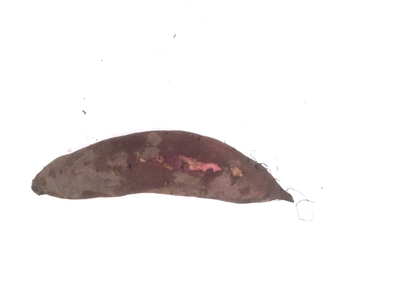
#> input picture 11.jpg, 400 x 300 px
$ python -i 'merge20_確認最新.py'   (imports and definitions only)
#> lines starting #> are read from the running program, lines starting #| are printed output that depends on the picture; after the words box and inside, x2 and y2 are one past the last pixel; in counts of white or black regions, pixels touching at a corner belong together
import streamlit as st
import cv2
import math
from PIL import Image
import numpy as np

# イメージロードし、カラー、グレイスケール、二値画像
# 返却値 : カラー(img),グレイスケール(gray),二値画像(bw)
def supplyImage(imageFile):
#> called with imageFile = '11.jpg'
    img = np.array(Image.open(imageFile))
#> img is the input picture: shape (300, 400, 3); mean R, G, B 240.2, 237.2, 236.9
    gray = cv2.cvtColor(img, cv2.COLOR_BGR2GRAY)
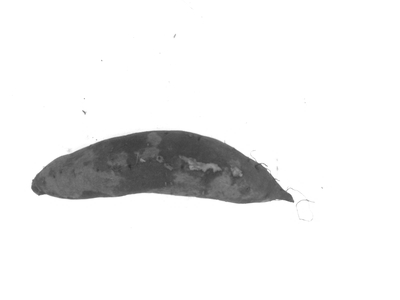
#> gray: shape (300, 400); min 49, max 255, mean 237.5
    gray = cv2.medianBlur(gray, 5)
    _, bw = cv2.threshold(gray, 0, 255, cv2.THRESH_BINARY | cv2.THRESH_OTSU)
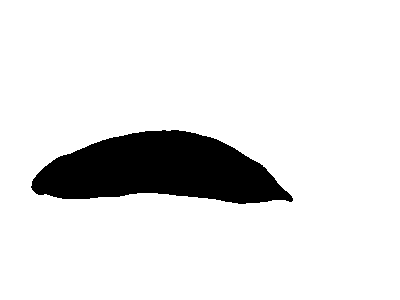
#> bw: shape (300, 400); 89.3% white; 1 black region, box (x1, y1, x2, y2) and area: (31, 130, 293, 204) 12871
    bw = cv2.bitwise_not(bw)
    # モルフォロジー変換
    kernel5x5 = cv2.getStructuringElement(cv2.MORPH_ELLIPSE, (10, 10))
    bw = cv2.morphologyEx(bw, cv2.MORPH_CLOSE, kernel5x5, iterations=2)
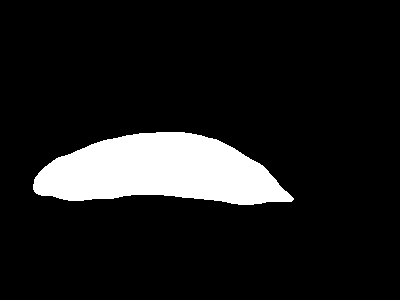
#> bw: shape (300, 400); 10.9% white; 1 white region, box (x1, y1, x2, y2) and area: (33, 132, 294, 205) 13079
    return  img, gray, bw

class WidthScanner:
    # [5 lines left out: function __init__, not called in this run]

    def getX(self, y):
        x = (y - self.b) / self.delta
        return x

    # [99 lines left out: functions getPoints, projectionPCA, main, not called in this run]

# [2 lines not run here, left out]
lst =  ['21.jpg', '29.jpg', '26.jpg', '14.jpg', '27.jpg', '12.jpg', '52.jpg', '24.jpg', '25.jpg', '11.jpg', '28.jpg', '55.jpg', '18.jpg', '54.jpg', '17.jpg', '23.jpg', '119.jpg', '99.jpg', '111.jpg', '92.jpg']
value_dict = {
    "21.jpg": 0.998915589,
    "29.jpg": 1.003953426,
    "26.jpg": 1.013938291,
    "14.jpg": 1.016510942,
    "27.jpg": 1.020197185,
    "12.jpg": 1.021105115,
    "52.jpg": 1.022290982,
    "24.jpg": 1.023274646,
    "25.jpg": 1.029273638,
    "11.jpg": 1.032448549,
    "28.jpg": 1.03740688,
    "55.jpg": 1.046257309,
    "18.jpg": 1.062940948,
    "54.jpg": 1.07263839,
    "17.jpg": 1.096459305,
    "23.jpg": 1.103308259,
    "119.jpg": 1.150363466,
    "99.jpg": 1.168651699,
    "111.jpg": 1.199886481,
    "92.jpg": 1.217907459
}

num_items = len(lst)
lcol=[]
# [1 line that did not run here, left out]
if 'value' not in st.session_state:
        st.session_state.value = -1
if 'hoge' not in st.session_state:
        st.session_state.hoge = 0
# [6 lines left out: function syasinhyouzi, not called in this run]
# [45 lines not run here, left out]


>>> result = supplyImage('11.jpg')

$ run again, on 111.jpg
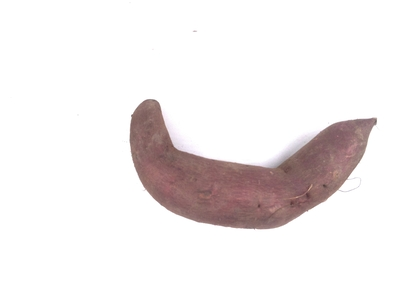
#> input picture 111.jpg, 400 x 300 px
#> in supplyImage, img is the input picture: shape (300, 400, 3); mean R, G, B 239.7, 234.9, 234.9
#> in supplyImage, `_, bw = cv2.threshold(gray, 0, 255, cv2.THRESH_BINARY | cv2.THRESH_OTSU)`:
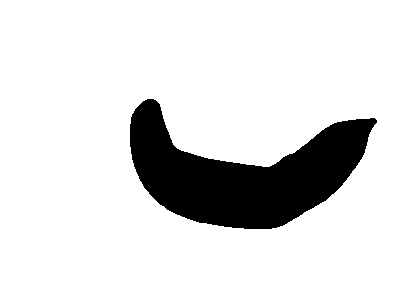
#> bw: shape (300, 400); 86.7% white; 1 black region, box (x1, y1, x2, y2) and area: (130, 99, 377, 229) 15993
#> in supplyImage, `bw = cv2.morphologyEx(bw, cv2.MORPH_CLOSE, kernel5x5, iterations=2)`:
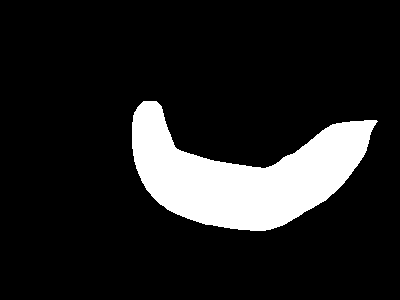
#> bw: shape (300, 400); 13.3% white; 1 white region, box (x1, y1, x2, y2) and area: (132, 101, 378, 231) 15935

$ run again, on 12.jpg
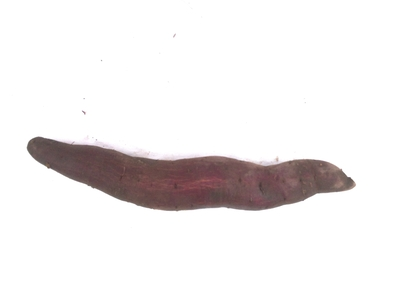
#> input picture 12.jpg, 400 x 300 px
#> in supplyImage, img is the input picture: shape (300, 400, 3); mean R, G, B 238.4, 235.3, 235.3
#> in supplyImage, `_, bw = cv2.threshold(gray, 0, 255, cv2.THRESH_BINARY | cv2.THRESH_OTSU)`:
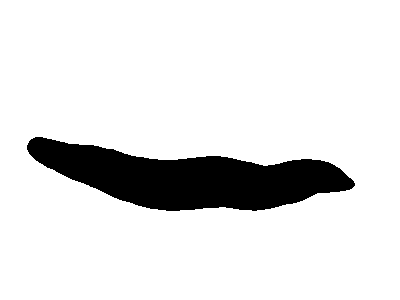
#> bw: shape (300, 400); 88.7% white; 1 black region, box (x1, y1, x2, y2) and area: (27, 137, 355, 211) 13522
#> in supplyImage, `bw = cv2.morphologyEx(bw, cv2.MORPH_CLOSE, kernel5x5, iterations=2)`:
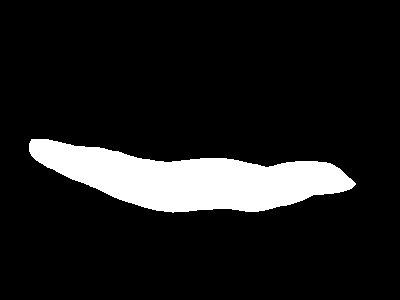
#> bw: shape (300, 400); 11.2% white; 1 white region, box (x1, y1, x2, y2) and area: (29, 139, 356, 213) 13411
